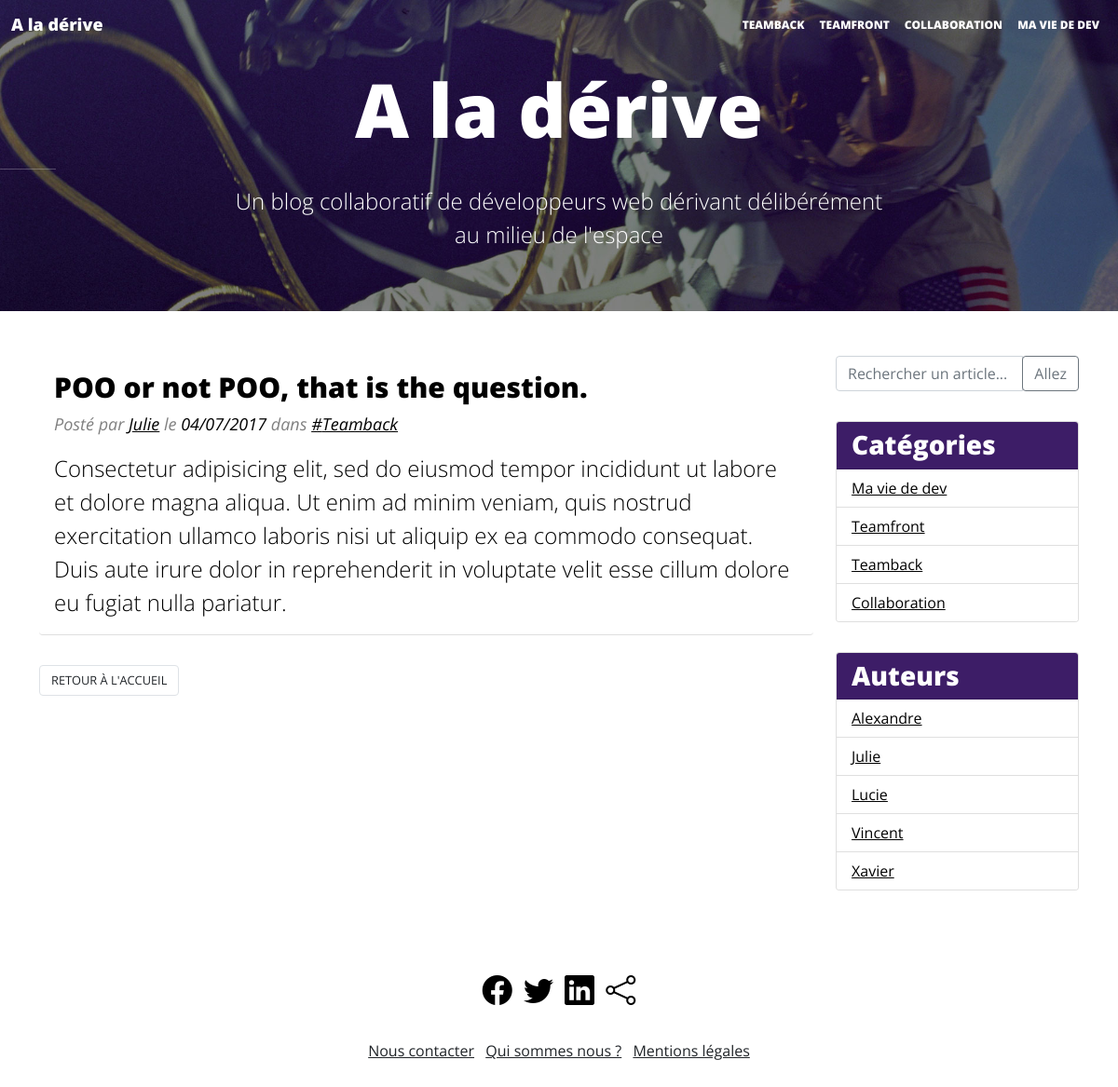
The app's page /php/index.php?page=article&id=2 with its own data.
### tables this page shows
CREATE TABLE `post` (
  `id` int(10) UNSIGNED NOT NULL,
  `author_id` int(10) UNSIGNED NOT NULL,
  `category_id` int(10) UNSIGNED NOT NULL,
  `title` varchar(64) NOT NULL,
  `resume` varchar(255) NOT NULL,
  `content` text NOT NULL,
  `published_date` datetime NOT NULL,
  `views` mediumint(8) UNSIGNED NOT NULL DEFAULT '0'
);

CREATE TABLE `author` (
  `id` int(10) UNSIGNED NOT NULL,
  `name` varchar(64) NOT NULL,
  `image` varchar(255) DEFAULT NULL,
  `email` varchar(255) DEFAULT NULL
);

CREATE TABLE `category` (
  `id` int(10) UNSIGNED NOT NULL,
  `name` varchar(32) NOT NULL,
  `position` int(10) UNSIGNED NOT NULL DEFAULT '0'
);

### php/index.php (called while the page is built, shortened)
<?php
require __DIR__ . '/inc/classes/Article.php';
require __DIR__ . '/inc/classes/Category.php';
require __DIR__ . '/inc/classes/Author.php';
require __DIR__ . '/inc/data_from_db.php';
$pageToDisplay = 'home';
if (isset($_GET['page']) && $_GET['page'] !== '') {
    $pageToDisplay = $_GET['page'];
}
if ($pageToDisplay === 'home') {
    $articlesList = $dataArticlesList;
} else if ($pageToDisplay === 'article') {
    $articlesList = $dataArticlesList;
    $articleId = filter_input(INPUT_GET, 'id', FILTER_VALIDATE_INT);
    if ($articleId !== false && $articleId !== null) {
        $articleToDisplay = $articlesList[$articleId];
    } else {
        $pageToDisplay = 'home';
    }
} else if ($pageToDisplay === 'author') {
    $idAuthor = filter_input(INPUT_GET, 'id', FILTER_VALIDATE_INT);
    $authorData = $dataAuthorsList[$idAuthor];
    $articlesList = [];
    foreach ($dataArticlesList as $indexArticle => $article) {
        if ($article->author == $authorData->name) {
            $articlesList[$indexArticle] = $article ;
        }
    }
} else if ($pageToDisplay === 'category') {
    $idCategory = filter_input(INPUT_GET, 'id', FILTER_VALIDATE_INT);
    $categoryData = $dataCategoriesList[$idCategory];
    $articlesList = [];
    $articlesList = $categoryData->getArticles($dataArticlesList);
}
require __DIR__ . '/inc/templates/header.tpl.php';
require __DIR__ . '/inc/templates/' . $pageToDisplay . '.tpl.php';
require __DIR__ . '/inc/templates/footer.tpl.php';

### php/inc/data_from_db.php (called while the page is built)
<?php
$dsn = 'mysql:dbname=oblog;host=localhost;charset=UTF8' ;
$user = 'oblog' ;
$password = 'oblog' ;
try {
    $pdoDBConnexion = new PDO($dsn, $user, $password, [
        PDO::ATTR_ERRMODE => PDO::ERRMODE_WARNING
    ]);
} catch (PDOException $exception) {
    exit("Site temporairement non disponible");
}
$dataCategoriesList = [];
$sql = "SELECT * FROM category" ;
$pdoStatement = $pdoDBConnexion->query($sql);
while ($row = $pdoStatement->fetch(PDO::FETCH_ASSOC)) {
    $idCategory = $row["id"];
    $nameCategory = $row["name"];
    $dataCategoriesList[$idCategory] = new Category($nameCategory);
}
$dataAuthorsList = [];
$sql = "SELECT * FROM author ORDER BY name" ;
$pdoStatement = $pdoDBConnexion->query($sql);
while ($row = $pdoStatement->fetch(PDO::FETCH_ASSOC)) {
    $idAuthor = $row["id"];
    $nameAuthor = $row["name"];
    $dataAuthorsList[$idAuthor] = new Author($nameAuthor);
}
$dataArticlesList = [];
$sql = 'SELECT * FROM post';
$pdoStatement = $pdoDBConnexion->query($sql);
$resultsPosts = $pdoStatement->fetchAll(PDO::FETCH_ASSOC);
foreach ($resultsPosts as $post) {
    $id = $post['id'];
    $idAuthor = $post["author_id"] ;
    $author = $dataAuthorsList[$idAuthor];
    $nameAuthor = $author->name;
    $idCategory = $post["category_id"];
    $category = $dataCategoriesList[$idCategory];
    $nameCategory = $category->name;
    $dataArticlesList[$id] = new Article(
        $post["title"],
        $post["content"],
        $nameAuthor,
        $post["published_date"],
        $nameCategory
    );
}

### php/inc/classes/Author.php (called while the page is built, shortened)
<?php
class Author
{
    public function __construct($name = "")
    {
        $this->name = $name;
    }
}

### php/inc/classes/Category.php (called while the page is built, shortened)
<?php
class Category
{
    public function __construct($name = "")
    {
        $this->name = $name;
    }
}

### php/inc/classes/Article.php (called while the page is built, shortened)
<?php
class Article
{
    public $date;
    public function __construct($title = '', $content = '', $author = '', $date = '', $category = '')
    {
        $this->title = $title;
        $this->content = $content;
        $this->author = $author;
        $this->date = $date;
        $this->category = $category;
    }
    public function getDateFr()
    {
        return date('d/m/Y', strtotime($this->date));
    }
}

### php/inc/templates/nav-right.tpl.php (the view)
<aside class="col-lg-3">
    <div class="input-group mb-3">
        <input type="text" class="form-control" placeholder="Rechercher un article..." aria-label="Rechercher un article..." aria-describedby="basic-addon2">
        <div class="input-group-append">
            <button class="btn btn-outline-secondary" type="button">Allez</button>
        </div>
    </div>
    <div class="card">
        <h3 class="card-header">Catégories</h3>
        <ul class="list-group list-group-flush">
            <?php foreach($dataCategoriesList as $indexCategory => $category): ?>
            <li class="list-group-item">
                <a href="index.php?page=category&id=<?php echo $indexCategory ; ?>">
                    <?php echo $category->name ; ?>
                </a>
            </li>
            <?php endforeach; ?>
        </ul>
    </div>
    <div class="card">
        <h3 class="card-header">Auteurs</h3>
        <ul class="list-group list-group-flush">
            <?php foreach ($dataAuthorsList as $indexAuthor => $author) : ?>
            <li class="list-group-item"><a href="index.php?page=author&id=<?php echo $indexAuthor ; ?>"><?php echo $author->name ; ?></a></li>
            <?php endforeach; ?>
        </ul>
    </div>
</aside>

### php/inc/templates/article.tpl.php
<div class="container">
    <div class="row">
      <main class="col-lg-9">
        <article class="card">
          <div class="card-body">
            <h2 class="card-title"><?= $articleToDisplay->title ?></h2>
            <p class="infos">
              Posté par <a href="#" class="card-link"><?= $articleToDisplay->author ?></a> le <time datetime="<?= $articleToDisplay->date ?>"><?= $articleToDisplay->getDateFr() ?></time> dans <a href="#"
                class="card-link">#<?= $articleToDisplay->category ?></a>
            </p>
            <p class="card-text"><?= $articleToDisplay->content ?></p>
          </div>
        </article>
        <nav aria-label="Page navigation example">
          <ul class="pagination justify-content-between">
            <li class="page-item"><a class="page-link" href="index.html"><i class="fa fa-arrow-left"></i> Retour à l'accueil</a></li>
          </ul>
        </nav>
      </main>
      <?php require 'nav-right.tpl.php'; ?>
    </div>

### php/css/blog.css (style rules this page uses)
body { font-family: 'Open Sans', sans-serif; }
article.card { margin: 2em 0; border: 0; border-bottom: 1px solid rgba(0,0,0,.125); }
article h2 { font-size: 30px; font-weight: 800; }
article p.card-text { font-size: 24px; font-weight: 300; }
article div { font-size: 18px; font-weight: 400; color: black; }
article a, article time { color: black; }
article .infos { font-style: italic; color: grey; }
.page-link { text-transform: uppercase; color: inherit; font-size: 0.8em; }
aside { display: none; padding: 2em 0; }
@media (min-width:992px) { .card-header { background: #3d1d67; color: white; font-weight: 800; } }
@media (min-width:992px) { .card a { color: black; } }
@media (min-width:992px) { .card { margin: 2em 0; } }
@media (min-width:992px) { aside { display: block; } }

### records on screen
post: title "POO or not POO, that is the question.", published_date "04/07/2017", content "Consectetur adipisicing elit, sed do eiusmod tempor incididunt ut labore et dolore magna aliqua. Ut enim ad minim veniam, quis nostrud exercitation ullamco laboris nisi ut aliquip ex ea commodo consequat. Duis aute irure dolor in reprehenderit in voluptate velit esse cillum dolore eu fugiat nulla pariatur."
author: name "Julie"
category: name "Teamback"
category: name "Ma vie de dev"
category: name "Teamfront"
category: name "Collaboration"
author: name "Alexandre"
author: name "Lucie"
author: name "Vincent"
author: name "Xavier"
